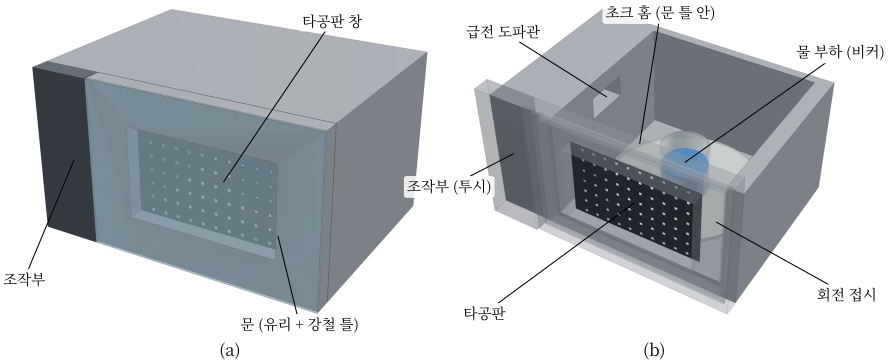
#> input picture contest/liner-scholar-2026/paper/ieee/fig_setup_3d_oven.png, 1775 x 725 px (shown at 1/2 size)
$ python make_setup_fig.py
#> lines starting #> are read from the running program, lines starting #| are printed output that depends on the picture
"""그림 1(라이너판): 해석 환경.

위 줄: 오븐 3-D 그림 두 장(../ieee/fig_setup_3d_oven.png, 라벨 포함, 해석 모델 좌표로 그림).
아래 줄: 아동 근접 해석 배치(fig_setup_3d_nearfield.png), 성인 평면파 배치(fig_setup_3d_planewave.png).
아래 줄 라벨 좌표는 원본 픽셀 좌표다.
"""
import os

import matplotlib
matplotlib.use("Agg")
import matplotlib.pyplot as plt
from PIL import Image

plt.rcParams.update({"font.family": "Noto Serif CJK KR", "font.size": 8.5})
HERE = os.path.dirname(os.path.abspath(__file__))
IEEE = os.path.join(HERE, "..", "ieee")

oven = Image.open(os.path.join(IEEE, "fig_setup_3d_oven.png")).convert("RGB")
nf = Image.open(os.path.join(IEEE, "fig_setup_3d_nearfield.png")).convert("RGB")
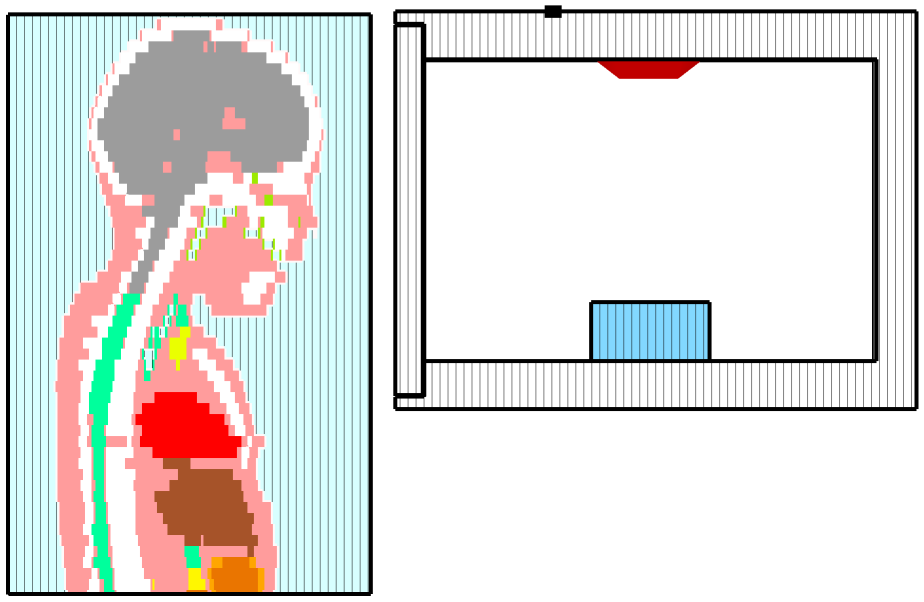
#> input picture contest/liner-scholar-2026/paper/ieee/fig_setup_3d_nearfield.png, 1848 x 1204 px (shown at 1/2 size)
pw = Image.open(os.path.join(IEEE, "fig_setup_3d_planewave.png")).convert("RGB").crop((0, 0, 1342, 4000))
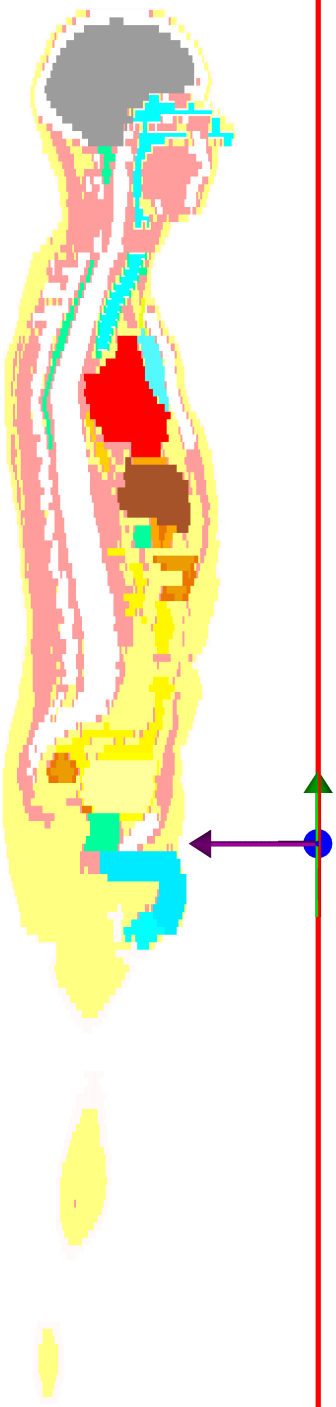
#> input picture contest/liner-scholar-2026/paper/ieee/fig_setup_3d_planewave.png, 1342 x 5627 px (shown at 1/4 size)
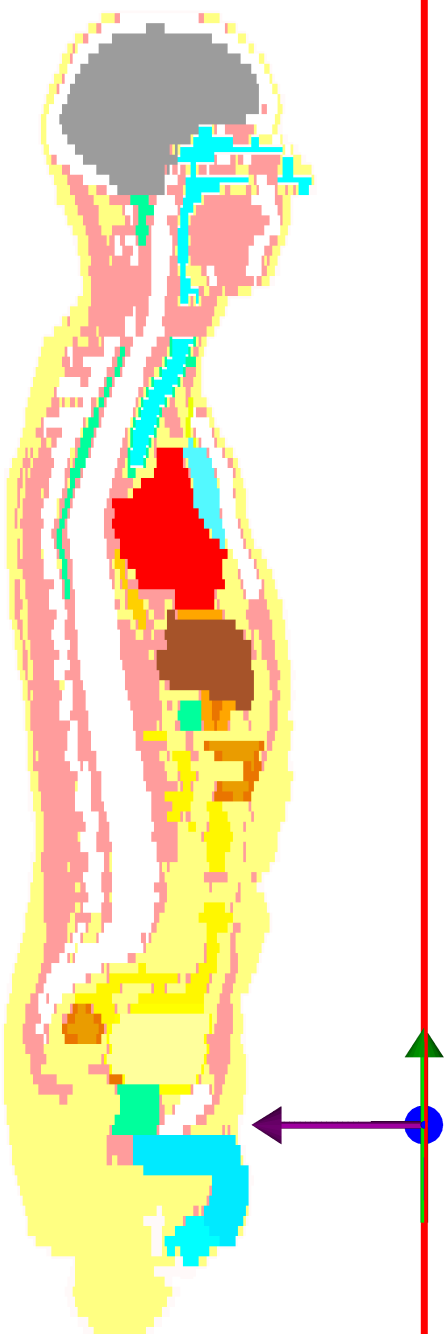
#> pw: PIL image 1342x4000 RGB (shown at 1/3 size); mean R, G, B 239.8, 227.6, 201.9

W = 7.16
top_h = W * oven.height / oven.width
#> top_h = 2.92
bot_h = 2.5
fig = plt.figure(figsize=(W, top_h + bot_h + 0.35))
gs = fig.add_gridspec(2, 3, height_ratios=[top_h, bot_h],
                      width_ratios=[nf.width / nf.height, pw.width / pw.height, 0.9], hspace=0.12, wspace=0.05)
ax0 = fig.add_subplot(gs[0, :])
ax0.imshow(oven)
ax1 = fig.add_subplot(gs[1, 0])
ax1.imshow(nf)
ax2 = fig.add_subplot(gs[1, 1])
ax2.imshow(pw)
for ax in (ax0, ax1, ax2):
    ax.set_axis_off()

BOX = dict(boxstyle="round,pad=0.2", fc="white", ec="0.3", lw=0.5, alpha=0.95)
ARR = dict(arrowstyle="-", color="0.15", lw=0.6)


def lab(ax, text, xy, xytext):
    ax.annotate(text, xy=xy, xytext=xytext, ha="center", va="center", bbox=BOX, arrowprops=ARR)


# (c) 아동 근접 해석: 얼굴이 문 바깥면에서 약 5 cm
lab(ax1, "7세 아동\n(상반신 단면)", (300, 700), (330, 1080))
lab(ax1, "오븐 문", (720, 450), (600, 950))
lab(ax1, "급전부", (1200, 290), (1500, 330))
lab(ax1, "물 부하", (1200, 660), (1500, 950))
ax1.annotate("", xy=(548, 430), xytext=(692, 430), arrowprops=dict(arrowstyle="<->", color="#d1495b", lw=1.0))
ax1.text(620, 395, "5 cm", ha="center", va="bottom", color="#d1495b", fontsize=8)
# (d) 성인 평면파 해석: 오른쪽 빨간 선이 입사면, 보라 화살표가 진행 방향, 초록 화살표가 전계
for text, xy, xytext in (("평면파 입사면", (1270, 1800), (2300, 1800)),
                         ("전계 방향", (1272, 3200), (2300, 2900)),
                         ("진행 방향", (1050, 3372), (2300, 3700))):
    ax2.annotate(text, xy=xy, xytext=xytext, ha="left", va="center", bbox=BOX, arrowprops=ARR,
                 annotation_clip=False)

ax0.text(0.5, -0.02, "", transform=ax0.transAxes)
ax1.text(0.5, -0.04, "(c)", transform=ax1.transAxes, ha="center", va="top", fontsize=8.5)
ax2.text(0.5, -0.04, "(d)", transform=ax2.transAxes, ha="center", va="top", fontsize=8.5)
fig.subplots_adjust(left=0.01, right=0.99, top=0.99, bottom=0.06)
fig.savefig(os.path.join(HERE, "fig_setup_3d_labeled.png"), dpi=300)
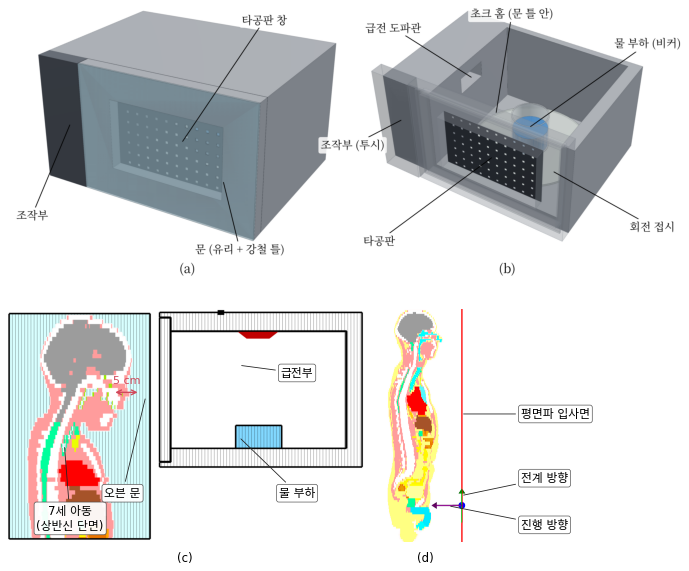
#> figure drawn by matplotlib, 3 panels
print("saved")
